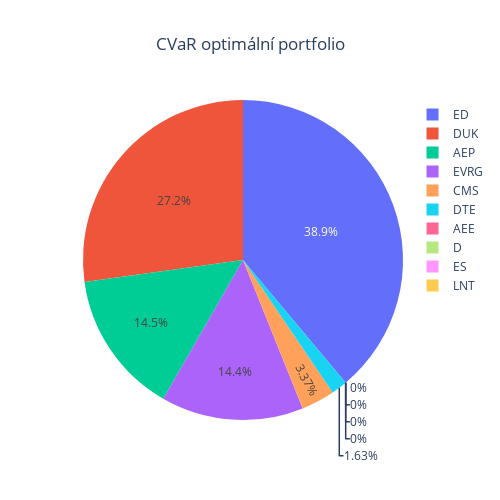

Notebook cell for this chart:
### Code cell
weightsMinCVaR = CVaROptimizationMinCVAR(prices= prices, alpha = 0.05)
weightsPlot(weightsMinCVaR, title = "CVaR optimální portfolio")

### Figure 1 — Plotly figure (JSON) as saved in the notebook; plotly's stock layout.template omitted (floating-point values rounded to 4 significant figures)
{"data": [{"labels": ["AEE", "AEP", "CMS", "D", "DTE", "DUK", "ED", "ES", "EVRG", "LNT"], "type": "pie", "values": [0, 0.1451, 0.03373, 0, 0.01627, 0.2719, 0.3891, 0, 0.1439, 0]}], "layout": {"height": 500, "title": {"text": "CVaR optimální portfolio", "x": 0.5}, "width": 500}}
